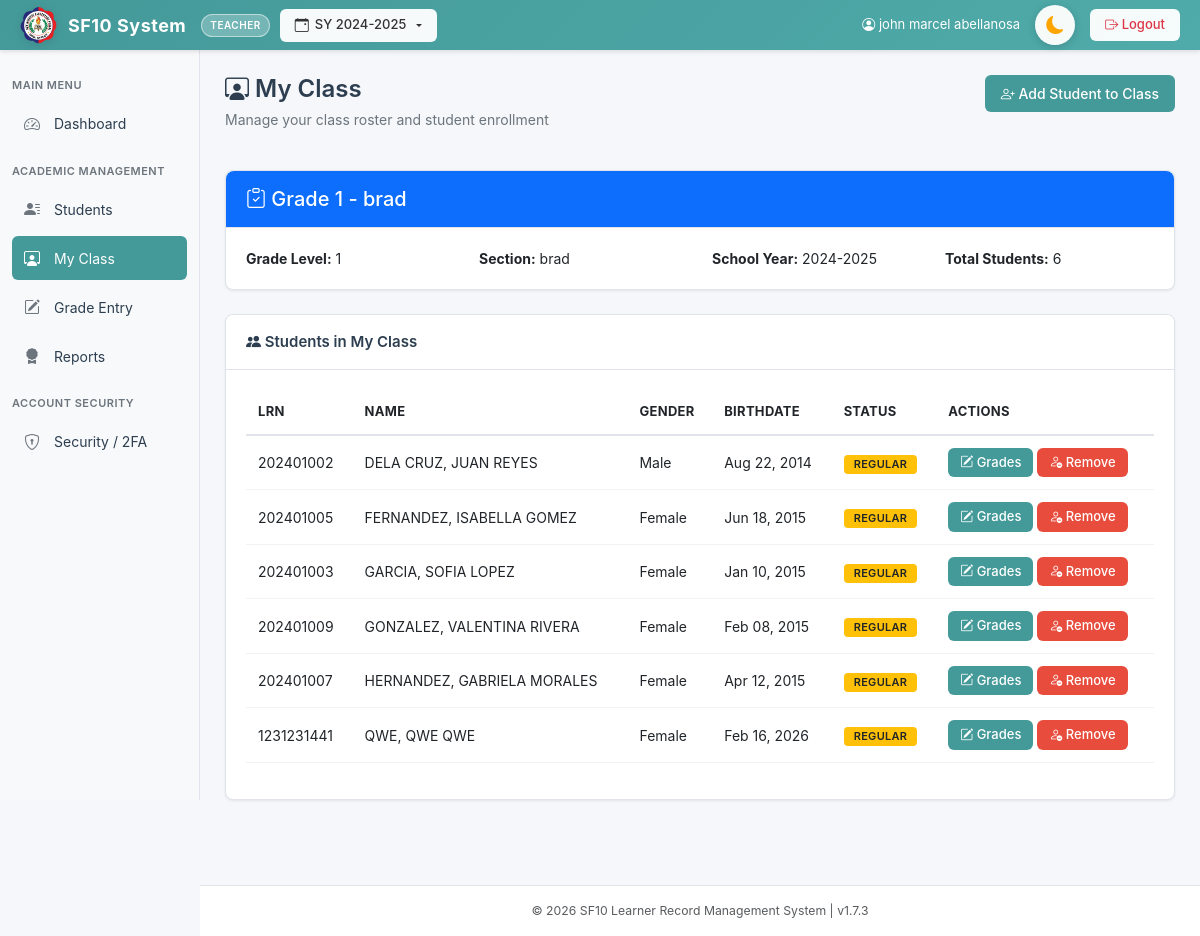
The page /pages/my_class.php (signed in) on the database its author committed.
### tables this page shows
CREATE TABLE `teacher_assignments` (
  `id` int(11) NOT NULL AUTO_INCREMENT,
  `school_year_id` int(11) DEFAULT NULL,
  `teacher_id` int(11) NOT NULL,
  `assignment_type` enum('adviser','subject') NOT NULL,
  `subject_id` int(11) DEFAULT NULL COMMENT 'NULL for adviser assignments',
  `grade_level` int(11) NOT NULL,
  `section` varchar(50) NOT NULL,
  `school_year` varchar(15) NOT NULL DEFAULT '2024-2025',
  `created_at` timestamp NOT NULL DEFAULT current_timestamp(),
  PRIMARY KEY (`id`),
  UNIQUE KEY `unique_teacher_subject_year` (`teacher_id`,`subject_id`,`grade_level`,`section`,`school_year_id`),
  KEY `idx_teacher` (`teacher_id`),
  KEY `idx_assignment_type` (`assignment_type`),
  KEY `idx_subject` (`subject_id`),
  KEY `idx_grade_section` (`grade_level`,`section`),
  KEY `idx_school_year_id` (`school_year_id`),
  CONSTRAINT `fk_teacher_assign_school_year` FOREIGN KEY (`school_year_id`) REFERENCES `school_years` (`id`) ON DELETE CASCADE,
  CONSTRAINT `fk_teacher_assignments_subject` FOREIGN KEY (`subject_id`) REFERENCES `subjects` (`id`) ON DELETE CASCADE ON UPDATE CASCADE,
  CONSTRAINT `fk_teacher_assignments_user` FOREIGN KEY (`teacher_id`) REFERENCES `users` (`id`) ON DELETE CASCADE ON UPDATE CASCADE
);

CREATE TABLE `schools_attended` (
  `id` int(11) NOT NULL AUTO_INCREMENT,
  `student_id` int(11) DEFAULT NULL,
  `school_name` varchar(100) DEFAULT NULL,
  `school_id` varchar(50) DEFAULT NULL,
  `district` varchar(100) DEFAULT NULL,
  `division` varchar(100) DEFAULT NULL,
  `region` varchar(50) DEFAULT NULL,
  `grade_level` int(11) DEFAULT NULL,
  `section` varchar(50) DEFAULT NULL,
  `school_year` varchar(15) DEFAULT NULL,
  `adviser_name` varchar(100) DEFAULT NULL,
  `created_at` timestamp NOT NULL DEFAULT current_timestamp(),
  `is_transfer` tinyint(1) DEFAULT 0 COMMENT '1=Transfer student, 0=Regular student',
  `display_order` int(11) DEFAULT 0,
  `active` tinyint(1) NOT NULL DEFAULT 1,
  `transfer_quarter` tinyint(1) DEFAULT NULL COMMENT '1=Q1, 2=Q2, 3=Q3, 4=Q4',
  PRIMARY KEY (`id`),
  KEY `student_id` (`student_id`),
  CONSTRAINT `schools_attended_ibfk_1` FOREIGN KEY (`student_id`) REFERENCES `students` (`id`) ON DELETE CASCADE
);

CREATE TABLE `students` (
  `id` int(11) NOT NULL AUTO_INCREMENT,
  `lrn` varchar(20) NOT NULL,
  `last_name` varchar(50) DEFAULT NULL,
  `first_name` varchar(50) DEFAULT NULL,
  `middle_name` varchar(50) DEFAULT NULL,
  `suffix` varchar(10) DEFAULT NULL,
  `gender` enum('Male','Female') DEFAULT NULL,
  `birthdate` date DEFAULT NULL,
  `credential_presented` enum('Kinder Progress Report','ECCD Checklist','Kindergarten Certificate of Completion','PEPT','Others') DEFAULT NULL,
  `credential_other_details` text DEFAULT NULL,
  `pept_rating` varchar(20) DEFAULT NULL,
  `pept_exam_date` date DEFAULT NULL,
  `pept_testing_center` text DEFAULT NULL,
  `created_at` timestamp NOT NULL DEFAULT current_timestamp(),
  `eligibility_school_name` varchar(100) DEFAULT NULL,
  `eligibility_school_id` varchar(50) DEFAULT NULL,
  `eligibility_school_address` varchar(255) DEFAULT NULL,
  `eligibility_remark` varchar(255) DEFAULT NULL,
  `grade_level` varchar(50) DEFAULT NULL,
  `section` varchar(50) DEFAULT NULL,
  PRIMARY KEY (`id`),
  UNIQUE KEY `lrn` (`lrn`),
  UNIQUE KEY `lrn_2` (`lrn`)
);

### pages/my_class.php (the view, shortened to what this page needs)
<?php
require_once '../includes/db.php';
require_once '../templates/header.php';
$user = $_SESSION['user'];
$school_year_id = $_SESSION['school_year_id'];
$adviser_query = "SELECT grade_level, section FROM teacher_assignments
                  WHERE teacher_id = ? AND assignment_type = 'adviser' AND school_year_id = ? LIMIT 1";
$stmt = $conn->prepare($adviser_query);
$stmt->bind_param("ii", $user['id'], $school_year_id);
$stmt->execute();
$adviser_result = $stmt->get_result();
$adviser_info = $adviser_result->fetch_assoc();
$grade_level = $adviser_info['grade_level'];
$section = $adviser_info['section'];
$current_school_year = $_SESSION['school_year'] ?? (date('Y') . '-' . (date('Y') + 1));
$col_check = $conn->query("SHOW COLUMNS FROM schools_attended LIKE 'active'");
$has_active = ($col_check && $col_check->num_rows > 0);
if ($has_active) {
    $class_students_query = "SELECT sa.id as school_attended_id, sa.school_year, sa.is_transfer, sa.transfer_quarter, s.*,
                         (sa.is_transfer = 1 OR EXISTS (
                             SELECT 1 FROM schools_attended sa2
                             WHERE sa2.student_id = sa.student_id
                             AND sa2.grade_level = sa.grade_level
                             AND sa2.id != sa.id
                             AND LOWER(sa2.section) != LOWER(sa.section)
                         )) as is_transferee
                         FROM schools_attended sa
                         JOIN students s ON sa.student_id = s.id
                         WHERE sa.grade_level = ?
                         AND LOWER(sa.section) = LOWER(?)
                         AND sa.school_year = ?
                         AND sa.active = 1
                         ORDER BY s.last_name, s.first_name";
    $stmt = $conn->prepare($class_students_query);
    $stmt->bind_param("iss", $grade_level, $section, $current_school_year);
}
$stmt->execute();
$class_students = $stmt->get_result();
$assigned_subject_ids = [];
$as_query = "SELECT subject_id FROM teacher_assignments
             WHERE teacher_id = ? AND school_year_id = ?
             AND grade_level = ? AND section = ?
             AND assignment_type = 'subject'";
$as_stmt = $conn->prepare($as_query);
$as_stmt->bind_param("iiis", $user['id'], $school_year_id, $grade_level, $section);
$as_stmt->execute();
$as_res = $as_stmt->get_result();
while ($row = $as_res->fetch_assoc()) {
    $assigned_subject_ids[] = (int)$row['subject_id'];
}
if (in_array(8, $assigned_subject_ids)) {
    $comp_check = $conn->prepare("SELECT subject_id FROM subject_grade_groups WHERE subject_id IN (9,10,11,12) AND grade_level = ? AND subject_name != ''");
    $comp_check->bind_param("i", $grade_level);
    $comp_check->execute();
    $comp_result = $comp_check->get_result();
    while ($cr = $comp_result->fetch_assoc()) {
        if (!in_array((int)$cr['subject_id'], $assigned_subject_ids)) {
            $assigned_subject_ids[] = (int)$cr['subject_id'];
        }
    }
}
$has_subject_assignments = !empty($assigned_subject_ids);
?>
<div class="d-flex justify-content-between align-items-start mb-4">
    <div class="page-header mb-0">
        <h2><i class="bi bi-person-workspace"></i> My Class</h2>
        <p class="subtitle">Manage your class roster and student enrollment</p>
    </div>
    <a href="add_student_to_class.php" class="btn btn-primary">
        <i class="bi bi-person-plus"></i> Add Student to Class
    </a>
</div>
<div class="card mb-4">
    <div class="card-header bg-primary text-white">
        <h5 class="mb-0">
            <i class="bi bi-clipboard-check"></i> Grade <?= $grade_level ?> - <?= htmlspecialchars($section) ?>
        </h5>
    </div>
    <div class="card-body">
        <div class="row">
            <div class="col-md-3">
                <strong>Grade Level:</strong> <?= $grade_level ?>
            </div>
            <div class="col-md-3">
                <strong>Section:</strong> <?= htmlspecialchars($section) ?>
            </div>
            <div class="col-md-3">
                <strong>School Year:</strong> <?= $current_school_year ?>
            </div>
            <div class="col-md-3">
                <strong>Total Students:</strong> <?= $class_students->num_rows ?>
            </div>
        </div>
    </div>
</div>
<div class="card">
    <div class="card-header">
        <i class="bi bi-people-fill"></i> Students in My Class
    </div>
    <div class="card-body">
        <?php if ($class_students->num_rows > 0): ?>
        <div class="table-responsive">
            <table class="table table-hover">
                <thead>
                    <tr>
                        <th>LRN</th>
                        <th>Name</th>
                        <th>Gender</th>
                        <th>Birthdate</th>
                        <th>Status</th>
                        <th>Actions</th>
                    </tr>
                </thead>
                <tbody>
                    <?php while ($student = $class_students->fetch_assoc()): ?>
                    <tr>
                        <td><?= htmlspecialchars($student['lrn']) ?></td>
                        <td><?= htmlspecialchars(strtoupper($student['last_name'] . ', ' . $student['first_name'] . ' ' . ($student['middle_name'] ?? ''))) ?></td>
                        <td><?= htmlspecialchars($student['gender']) ?></td>
                        <td><?= date('M d, Y', strtotime($student['birthdate'])) ?></td>
                        <td>
                            <?php if (!empty($student['is_transferee']) || !empty($student['is_transfer'])): ?>
                                <span class="badge bg-danger">Transferee<?= !empty($student['transfer_quarter']) ? ' - Q' . $student['transfer_quarter'] : '' ?></span>
                            <?php else: ?>
                                <span class="badge bg-warning text-dark">Regular</span>
                            <?php endif; ?>
                        </td>
                        <td>
                            <?php if ($has_subject_assignments): ?>
                                <a href="input_grades_form.php?grade_level=<?= urlencode($grade_level) ?>&section=<?= urlencode($section) ?>&student_id=<?= $student['id'] ?>" class="btn btn-sm btn-primary">
                                    <i class="bi bi-pencil-square"></i> Grades
                                </a>
                            <?php else: ?>
                                <button type="button" class="btn btn-sm btn-primary" data-bs-toggle="modal" data-bs-target="#noAssignmentModal">
                                    <i class="bi bi-pencil-square"></i> Grades
                                </button>
                            <?php endif; ?>
                            <button type="button" class="btn btn-sm btn-danger"
                                    data-bs-toggle="modal"
                                    data-bs-target="#removeModal"
                                    data-student-id="<?= $student['school_attended_id'] ?>"
                                    data-student-name="<?= htmlspecialchars($student['last_name'] . ', ' . $student['first_name']) ?>">
                                <i class="bi bi-person-dash"></i> Remove
                            </button>
                        </td>
                    </tr>
                    <?php endwhile; ?>
                </tbody>
            </table>
        </div>
        <?php else: ?>
        <div class="alert alert-info">
            <i class="bi bi-info-circle"></i> No students in your class yet. <a href="add_student_to_class.php">Add students to get started</a>.
        </div>
        <?php endif; ?>
    </div>
</div>
<?php require_once '../templates/footer.php'; ?>

### assets/css/style.css (style rules this page uses)
* { margin: 0; padding: 0; box-sizing: border-box; }
body { background-color: #f5f7fa; font-family: -apple-system, BlinkMacSystemFont, "Segoe UI", Roboto, "Helvetica Neue", Arial, sans-serif; color: #2c3e50; font-size: 14px; overflow-x: hidden; overflow-y: overlay; }
html { overflow-y: overlay; }
:root { --primary-teal: #449999; --primary-teal-dark: #3a8585; --primary-teal-light: #4FABA9; --sidebar-bg: #f8f9fa; --topbar-bg: #449999; --text-dark: #2c3e50; --text-muted: #6c757d; --border-color: #e1e5eb; --card-shadow: 0 1px 3px rgba(0, 0, 0, 0.08); --hover-bg: #f0f2f5; --card-bg: #ffffff; --input-bg: #ffffff; --input-border: #ced4da; --input-text: #212529; }
.page-header { margin-bottom: 25px; }
.page-header h2 { color: var(--text-dark); font-size: 24px; font-weight: 600; margin-bottom: 5px; }
.page-header .subtitle { color: var(--text-muted); font-size: 14px; }
.card { border: 1px solid var(--border-color); border-radius: 8px; box-shadow: var(--card-shadow); background: white; margin-bottom: 20px; }
.card-header { background: white; border-bottom: 1px solid var(--border-color); padding: 16px 20px; font-weight: 600; color: var(--text-dark); font-size: 15px; border-radius: 8px 8px 0 0 !important; }
.card-body { padding: 20px; }
.btn { border-radius: 6px; font-weight: 500; padding: 8px 16px; font-size: 14px; transition: all 0.2s; border: none; }
.btn-primary { background-color: var(--primary-teal); color: white; }
.btn-danger { background-color: #e74c3c; }
.btn-sm { padding: 5px 12px; font-size: 13px; }
.table { font-size: 13px; }
.table thead { background: #f8f9fa; color: var(--text-dark); font-weight: 600; border-bottom: 2px solid var(--border-color); }
.table thead th { padding: 12px; border: none; font-size: 13px; text-transform: uppercase; letter-spacing: 0.3px; }
.table tbody td { padding: 12px; vertical-align: middle; border-bottom: 1px solid #f0f2f5; }
.badge { padding: 4px 10px; border-radius: 4px; font-size: 11px; font-weight: 600; text-transform: uppercase; letter-spacing: 0.3px; }
@media (min-width: 992px) { .table { font-size: 14px; } }

### templates/header.php (style rules this page uses)
html, body { background-color: #f4f7fb; }

### rows shown on the page
teacher_assignments: grade_level "1", section "brad"
schools_attended: student.lrn "202401002", student.middle_name "DELA CRUZ, JUAN REYES", student.gender "Male", student.birthdate "Aug 22, 2014", is_transfer "REGULAR"
schools_attended: student.lrn "202401005", student.middle_name "FERNANDEZ, ISABELLA GOMEZ", student.gender "Female", student.birthdate "Jun 18, 2015", is_transfer "REGULAR"
schools_attended: student.lrn "202401003", student.middle_name "GARCIA, SOFIA LOPEZ", student.gender "Female", student.birthdate "Jan 10, 2015", is_transfer "REGULAR"
schools_attended: student.lrn "202401009", student.middle_name "GONZALEZ, VALENTINA RIVERA", student.gender "Female", student.birthdate "Feb 08, 2015", is_transfer "REGULAR"
schools_attended: student.lrn "202401007", student.middle_name "HERNANDEZ, GABRIELA MORALES", student.gender "Female", student.birthdate "Apr 12, 2015", is_transfer "REGULAR"
schools_attended: student.lrn "1231231441", student.middle_name "QWE, QWE QWE", student.gender "Female", student.birthdate "Feb 16, 2026", is_transfer "REGULAR"

### other values the page prints
$_SESSION['school_year'] "2024-2025"
$user['full_name'] "john marcel abellanosa"
$current_school_year "2024-2025"
$class_students->num_rows "6"
